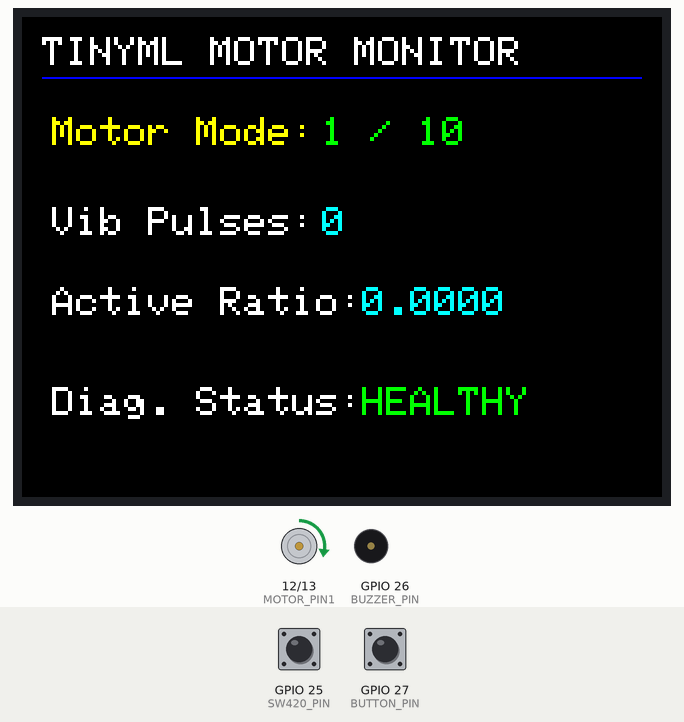
Recording of a sketch running on a simulated ESP32. Parts: 320×240 colour display, motor-driver pin pairs drawn as motors (green arrow = first pin HIGH = forward, orange = second pin HIGH = backward, longer = more drive), buzzer (waves = sounding). The inputs (shaded band) are chosen by the test bench; at power-on: GPIO 27 (BUTTON_PIN) HIGH, GPIO 25 (SW420_PIN) HIGH.

Above: at 1.6 s.
1.7 s: GPIO 27 (BUTTON_PIN) pulled LOW for 3.2 s
At 5.9 s:
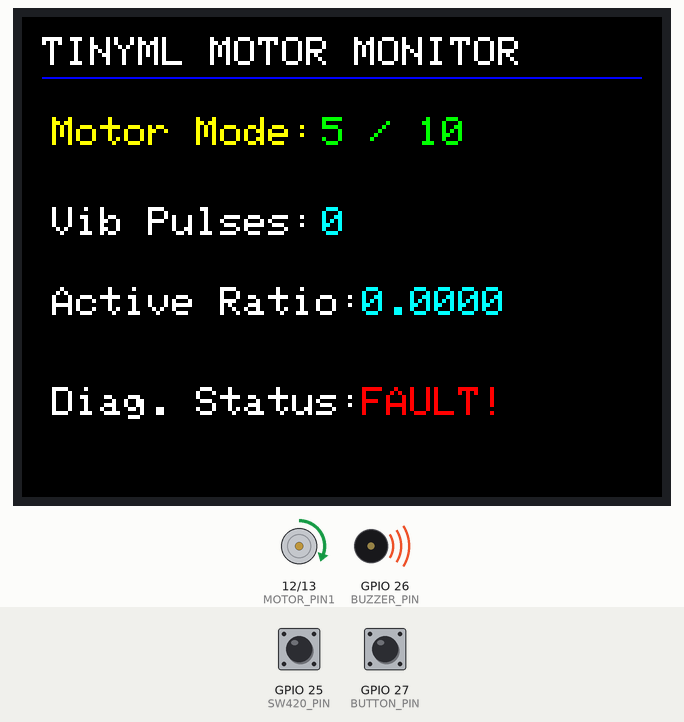
6.4 s: GPIO 27 (BUTTON_PIN) pulled LOW for 0.6 s
At 7.4 s:
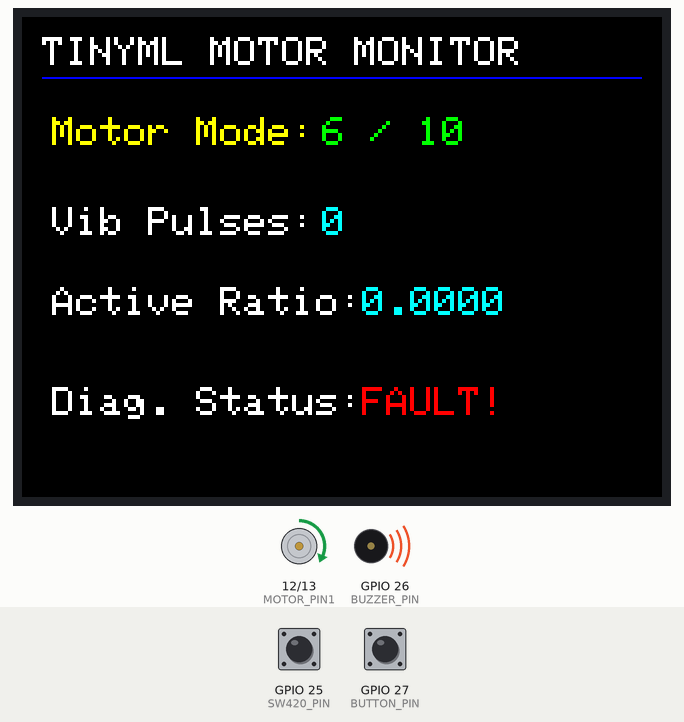
8.5 s: GPIO 25 (SW420_PIN) pulled LOW for 0.6 s
At 9.5 s:
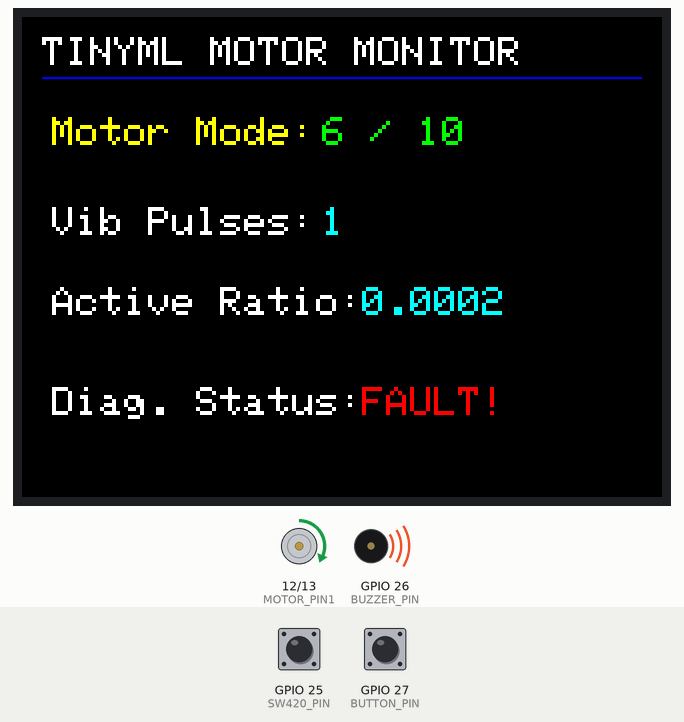
Timing chart, 0 to 11.5 s (numbered marks = the images above; inputs shaded):
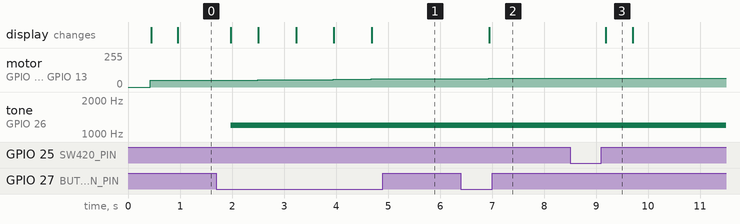

Measured:
- after the input at 1.7 s, motor on GPIO 12 (MOTOR_PIN1) / GPIO 13 (MOTOR_PIN2): forward 50/255 → forward 53/255 after 0.80 s, → forward 56/255 0.73 s later, → forward 59/255 0.73 s later, → forward 62/255 0.73 s later; the display: first differs from a run without the input after 0.80 s (image 1 shows a later state)
- after the input at 6.4 s, motor on GPIO 12 (MOTOR_PIN1) / GPIO 13 (MOTOR_PIN2): forward 62/255 → forward 65/255 after 0.54 s; the display: changes after 0.55 s (image 2)
- after the input at 8.5 s, the display: changes after 0.69 s (image 3)
- what the display in image 3 shows lasts 0.5 s, from 9.2 s to 9.7 s

The sketch:

TinyML_Model_Run.ino
```cpp
/**
 * file: TinyML_Model_Run.ino
 * author: Sepehr
 * brief: Embedded Real-Time Predictive Maintenance Engine for ESP32.
 *
 * This firmware acts as the main application loop. It implements:
 * 1. 10-stage Soft-Start PWM DC motor speed control to limit current spikes (< 500mA).
 * 2. Real-time statistical feature extraction over 500ms windows.
 * 3. Offline-trained local SVM classifier inference on the edge.
 * 4. Temporal sliding window filter to verify persistent faults before sounding alarms.
 * 5. Landscape 320x240 screen rendering with high-contrast, zero-flicker updates.
 */

#include <Arduino.h>
#include <Adafruit_GFX.h>
#include <Adafruit_ST7789.h>
#include <SPI.h>
#include "model.h" // Local SVM Classifier exported from the Python pipeline

// Unlock the namespace used by micromlgen to expose model variables
using namespace Eloquent::ML::Port;

// ST7789 SPI Pin Mapping (Flipped 180-degrees Landscape profile)
#define TFT_CS    5
#define TFT_DC    2
#define TFT_RST   4

Adafruit_ST7789 tft = Adafruit_ST7789(TFT_CS, TFT_DC, TFT_RST);

// IO Port Pin Configurations
#define SW420_PIN   25
#define MOTOR_PIN1  12
#define MOTOR_PIN2  13
#define BUZZER_PIN  26
#define BUTTON_PIN  27

// Asynchronous sensor feature tracking registers
volatile unsigned long pulse_count = 0;
volatile unsigned long last_pulse_time = 0;
volatile unsigned long max_gap = 0;
volatile unsigned long active_time = 0;

// Motor state machine parameters
int motor_speed_level = 1; // System starts automatically at Level 1 to prevent standstill spikes
int current_pwm = 0;       // Monitors the actively applied PWM duty cycle
const int TOTAL_SPEED_STAGES = 10;
const int MIN_SAFE_PWM = 50;  // Delivers high starting torque
const int MAX_SAFE_PWM = 77;  // Upper bound to prevent current from exceeding safe thresholds

// Button debouncing registers
bool last_button_state = HIGH;
unsigned long last_debounce_time = 0;
const unsigned long DEBOUNCE_DELAY = 50;

// Alarm filtering configuration (prevents transient noise from causing false alarms)
int anomaly_consecutive_count = 0;
const int ANOMALY_THRESHOLD_LIMIT = 3; // Requires 3 consecutive anomaly frames to sound alarm

// Instantiate the Machine Learning Classifier
VibrationClassifier classifier;

/**
 * @brief High-speed ISR to log pulse counts and calculate peak vibration intervals
 */
void IRAM_ATTR sensorISR() {
  unsigned long now = micros();
  pulse_count = pulse_count + 1;

  if (last_pulse_time > 0) {
    unsigned long gap = now - last_pulse_time;
    if (gap > max_gap) {
      max_gap = gap;
    }
  }

  active_time = active_time + 100;
  last_pulse_time = now;
}

// GUI Drawing Prototypes
void drawStaticUI();
void updateMotorSpeedUI(int level);
void updateSensorDataUI(unsigned long pulses, float ratio);
void triggerAlarmUI(bool anomaly);

/**
 * @brief Soft-Start function to ramp up motor speed gradually.
 *
 * Stepping the PWM signal slowly over a 100ms window prevents massive back-EMF spikes
 * and inductive inrush currents, completely eliminating system power drops and ESP32 resets.
 */
void setMotorSpeedSoft(int target_pwm) {
  if (current_pwm == target_pwm) return;

  int step = (target_pwm > current_pwm) ? 1 : -1;

  while (current_pwm != target_pwm) {
    current_pwm = current_pwm + step;
    analogWrite(MOTOR_PIN1, current_pwm);
    delay(4); // 4ms delay per step provides a gentle ramp-up curve
  }
  digitalWrite(MOTOR_PIN2, LOW);
}

void setup() {
  // Pin directions
  pinMode(SW420_PIN, INPUT_PULLUP);
  pinMode(MOTOR_PIN1, OUTPUT);
  pinMode(MOTOR_PIN2, OUTPUT);
  pinMode(BUZZER_PIN, OUTPUT);
  pinMode(BUTTON_PIN, INPUT_PULLUP);

  // Initialize TFT Display
  tft.init(240, 320);
  tft.setRotation(3); // Rotate 180 degrees to face the operator directly
  tft.fillScreen(ST77XX_BLACK);

  // Draw layout
  drawStaticUI();

  // Slowly spin-up motor to Level 1 during startup
  setMotorSpeedSoft(MIN_SAFE_PWM);
  updateMotorSpeedUI(motor_speed_level);
  triggerAlarmUI(false);

  // Activate interrupts after safe startup
  attachInterrupt(digitalPinToInterrupt(SW420_PIN), sensorISR, RISING);
}

void loop() {
  // 1. Handle Debounced Button Press to Cycle 10 Speed Stages
  int reading = digitalRead(BUTTON_PIN);
  if (reading != last_button_state) {
    last_debounce_time = millis();
  }

  if ((millis() - last_debounce_time) > DEBOUNCE_DELAY) {
    if (reading == LOW) {
      // Loop from 1 up to 10
      motor_speed_level = (motor_speed_level % TOTAL_SPEED_STAGES) + 1;

      // Calculate targeted PWM duty cycle
      int target_pwm = MIN_SAFE_PWM + (motor_speed_level - 1) * (MAX_SAFE_PWM - MIN_SAFE_PWM) / (TOTAL_SPEED_STAGES - 1);

      // Ramp motor speed smoothly
      setMotorSpeedSoft(target_pwm);
      updateMotorSpeedUI(motor_speed_level);

      delay(200); // Prevent multi-trigger inputs
    }
  }
  last_button_state = reading;

  // 2. Sample window evaluation & TinyML inference
  delay(500);

  // Critical section: detach interrupt to perform calculations
  detachInterrupt(digitalPinToInterrupt(SW420_PIN));

  float active_ratio = (float)active_time / 500000.0;
  if (active_ratio > 1.0) active_ratio = 1.0;

  // Generate inputs array
  float features[3] = { (float)pulse_count, active_ratio, (float)max_gap };

  // Call internal SVM classification function
  int prediction = classifier.predict(features);

  // Render live variables
  updateSensorDataUI(pulse_count, active_ratio);

  // Apply temporal verification filter to clear sporadic mechanical bounce noise
  if (prediction == 1) {
    anomaly_consecutive_count++;
  } else {
    if (anomaly_consecutive_count > 0) {
      anomaly_consecutive_count--;
    }
  }

  // Actuate buzzer and display state
  if (anomaly_consecutive_count >= ANOMALY_THRESHOLD_LIMIT) {
    triggerAlarmUI(true);
  } else {
    triggerAlarmUI(false);
  }

  // Reset sampling registers
  pulse_count = 0;
  max_gap = 0;
  active_time = 0;
  last_pulse_time = micros();

  // Re-attach hardware interrupt to sample the next window
  attachInterrupt(digitalPinToInterrupt(SW420_PIN), sensorISR, RISING);
}

// --- Graphical Rendering Implementations (Flicker-Free Localized Redraw) ---

void drawStaticUI() {
  tft.setTextColor(ST77XX_WHITE);
  tft.setTextSize(2);

  tft.setCursor(10, 10);
  tft.println("TINYML MOTOR MONITOR");
  tft.drawFastHLine(10, 30, 300, ST77XX_BLUE);

  tft.setTextSize(2);
  tft.setTextColor(ST77XX_YELLOW);
  tft.setCursor(15, 50);
  tft.print("Motor Mode: ");

  tft.setTextColor(ST77XX_WHITE);
  tft.setCursor(15, 95);
  tft.print("Vib Pulses: ");

  tft.setCursor(15, 135);
  tft.print("Active Ratio: ");

  tft.setCursor(15, 185);
  tft.print("Diag. Status: ");
}

void updateMotorSpeedUI(int level) {
  tft.fillRect(150, 50, 160, 20, ST77XX_BLACK);
  tft.setCursor(150, 50);
  tft.setTextSize(2);

  tft.setTextColor(ST77XX_GREEN);
  tft.print(level);
  tft.print(" / ");
  tft.print(TOTAL_SPEED_STAGES);
}

void updateSensorDataUI(unsigned long pulses, float ratio) {
  tft.fillRect(150, 95, 160, 20, ST77XX_BLACK);
  tft.fillRect(170, 135, 140, 20, ST77XX_BLACK);

  tft.setTextSize(2);
  tft.setTextColor(ST77XX_CYAN);

  tft.setCursor(150, 95);
  tft.print(pulses);

  tft.setCursor(170, 135);
  tft.print(ratio, 4);
}

void triggerAlarmUI(bool anomaly) {
  tft.fillRect(170, 185, 140, 25, ST77XX_BLACK);
  tft.setCursor(170, 185);
  tft.setTextSize(2);

  if (anomaly) {
    tft.setTextColor(ST77XX_RED);
    tft.print("FAULT!");
    tone(BUZZER_PIN, 1200);
  } else {
    tft.setTextColor(ST77XX_GREEN);
    tft.print("HEALTHY");
    noTone(BUZZER_PIN);
  }
}
```

Source omitted: model.h (11573 bytes)
